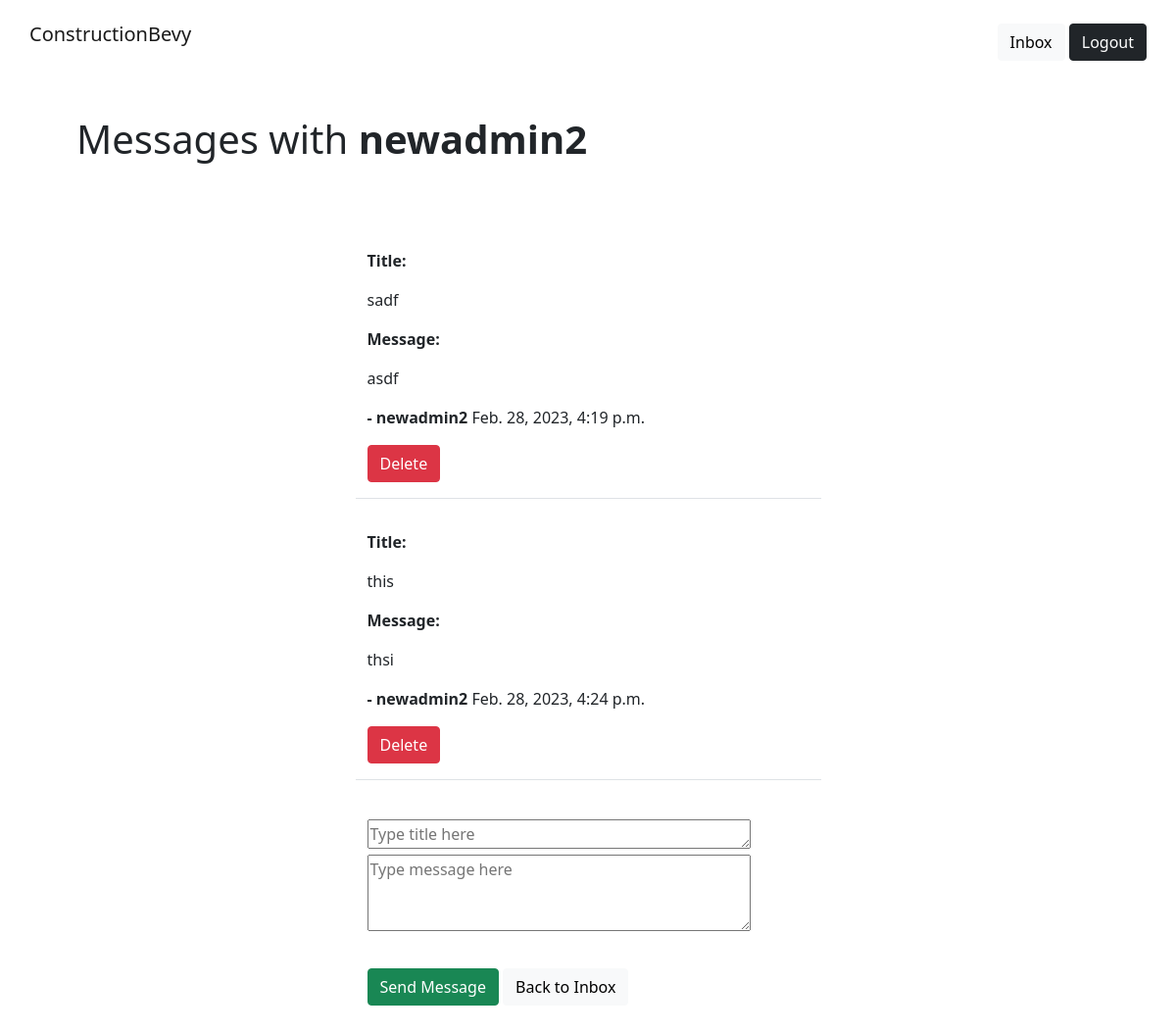
The app's page /network/inbox/1 (signed in) with its own data.
### Network/models.py (models this page shows)
class ThreadModel(models.Model):
    user = models.ForeignKey(User, on_delete=models.CASCADE, related_name='+')
    receiver = models.ForeignKey(User, on_delete=models.CASCADE, related_name='+')

class MessageModel(models.Model):
    thread = models.ForeignKey('ThreadModel', related_name='+', on_delete=models.CASCADE, blank=True, null=True)
    sender_user = models.ForeignKey(User, on_delete=models.CASCADE, related_name='+')
    receiver_user = models.ForeignKey(User, on_delete=models.CASCADE, related_name='+')
    title = models.CharField(max_length=100)
    body = models.CharField(max_length=1000)
    date = models.DateTimeField(default=timezone.now)

### Network/views.py (the view)
# urls.py: path('inbox/<int:pk>', ThreadView.as_view(), name='thread'),
class ThreadView(View):
    def get(self, request, pk, *args, **kwargs):
        form = MessageForm()
        thread = ThreadModel.objects.get(pk=pk)
        message_list = MessageModel.objects.filter(thread__pk__contains=pk)
        context = {
            'thread': thread,
            'form': form,
            'message_list': message_list
        }
        return render(request, 'network/thread.html', context)

### Network/forms.py
class MessageForm(forms.Form):
    title = forms.CharField(
        label='',
        widget=forms.Textarea(attrs={
            'rows': 1,
            'placeholder': 'Type title here'
        })
    )
    message = forms.CharField(
        label='',
        widget=forms.Textarea(attrs={
            'rows' : 3,
            'placeholder' : 'Type message here'
        })
    )

### Network/templates/network/thread.html (shortened to what this page needs)
{% extends 'landing/base.html' %}
{% block content %}
<div class="container">
  <div class="row">
    <div class="col-md-12 p-5">
      {% if thread.receiver == request.user %}
      <h1>Messages with <strong>{{thread.user}}</strong></h1>
      {% else %}
      <h1>Messages with <strong>{{thread.receiver}}</strong></h1>
      {% endif %}
    </div>
  </div>
  {% for message in message_list %}
  <div class="row justify-content-center mt-3">
    <div class="col-md-5 col-sm-12 border-bottom">
      {% if message.sender_user == request.user %}
        <div class="sent-message my-3">
          <p><strong>Title:</strong></p>
          <p>{{ message.title }}</p>
          <p><strong>Message:</strong></p>
          <p>{{ message.body }}</p>
          <p><strong> - {{ message.sender_user }}</strong> {{ message.date }}</p>
        </div>
      {% elif message.receiver_user == request.user %}
      <div class="received-message my-3">
        <p><strong>Title:</strong></p>
        <p>{{ message.title }}</p>
        <p><strong>Message:</strong></p>
        <p>{{ message.body }}</p>
        <p><strong> - {{ message.sender_user }}</strong> {{ message.date }}</p>
      </div>
      {% endif %}
      <a class="btn btn-danger" href="{% url 'delete-message' thread.pk message.pk %}">Delete</a>
    </div>
  </div>
  {% endfor %}
  <div class="row justify-content-center mt-3 mb-5">
    <div class="col-md-5 col-sm-12">
      <br>
      <form method="POST" action="{% url 'create-message' thread.pk %}" >
        {{ form }}
        <div class="mt-3">
          <button class="btn btn-success mt-3">Send Message</button>
          <a class="btn btn-light mt-3" href="{% url 'inbox' %}">Back to Inbox</a>
        </div>
      </form>
    </div>
  </div>
</div>
{% endblock content %}

### records on screen
ThreadModel: user "newadmin2"
MessageModel: title "sadf", body "asdf", sender_user "newadmin2", date "Feb. 28, 2023, 4:19 p.m."
MessageModel: title "this", body "thsi", sender_user "newadmin2", date "Feb. 28, 2023, 4:24 p.m."
